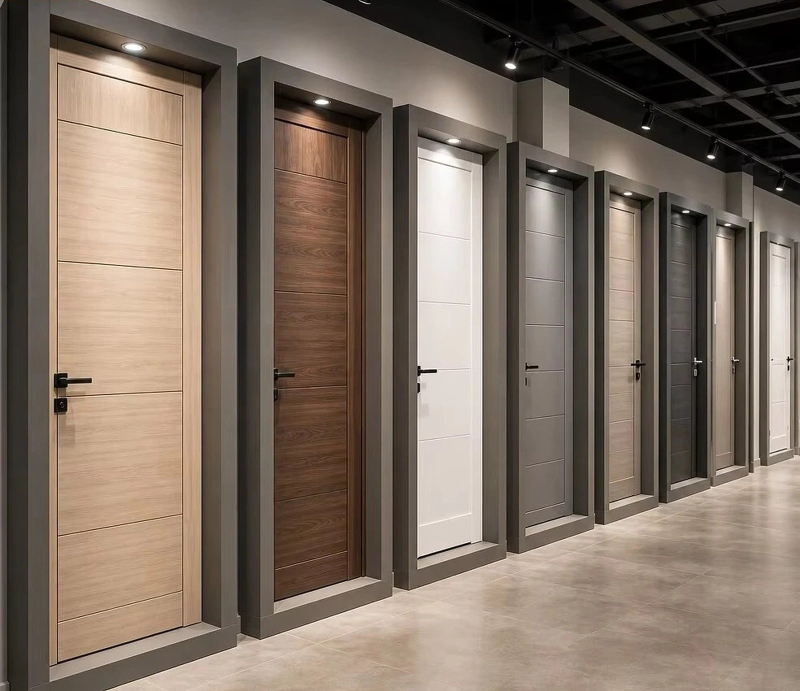
#> input picture media/door-pack-hero.jpg, 1600 x 1382 px, found by its file name (shown at 1/2 size)
$ python -i build_batch3.py   (imports and definitions only)
#> lines starting #> are read from the running program, lines starting #| are printed output that depends on the picture
#> in img, im is the input picture: PIL image 1600x1382 RGB; mean R, G, B 126.1, 111.3, 98.5
### tools/social-kit/kit.py
"""Avente Hub social kit v2 (business-card look) — rebuilt Oct 17 for batch 3 (p19-p33)."""
import os, subprocess
from PIL import Image, ImageDraw, ImageFont, ImageFilter

S = os.path.dirname(os.path.abspath(__file__))
REPO = '/home/claude/aventehub-site'
F = S + '/fonts/'
BG = (61, 52, 45)
GOLD = (196, 160, 72)          # frame line
CHAMP = (232, 205, 140)        # title gold
CREAM = (236, 228, 214)
SUBGOLD = (214, 186, 120)


def font(name, size):
    return ImageFont.truetype(F + name, size)


# [6 lines left out: function spaced, not called in this run]


def spaced_len(d, text, fnt, tracking):
    return sum(d.textlength(c, font=fnt) + tracking for c in text) - tracking


# ---------- clean template from the min-composite of the approved posts ----------
# [24 lines left out: function template, not called in this run]


_T = None


# [5 lines left out: function tmpl, not called in this run]


def cover_crop(img, w, h, focus=(0.5, 0.5)):
#> called with w = 840, h = 690, focus = (0.5, 0.5)
    iw, ih = img.size
    s = max(w / iw, h / ih)
    nw, nh = int(iw * s + 0.5), int(ih * s + 0.5)
    img = img.resize((nw, nh), Image.LANCZOS)
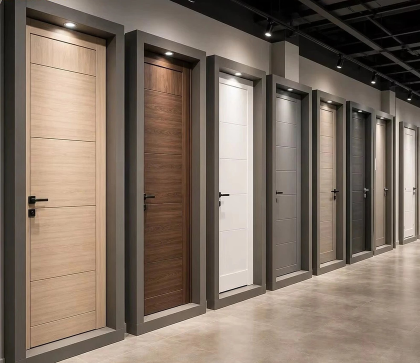
#> img: PIL image 840x726 RGB (shown at 1/2 size); mean R, G, B 126.1, 111.3, 98.5
    x = int((nw - w) * focus[0])
    y = int((nh - h) * focus[1])
    return img.crop((x, y, x + w, y + h))
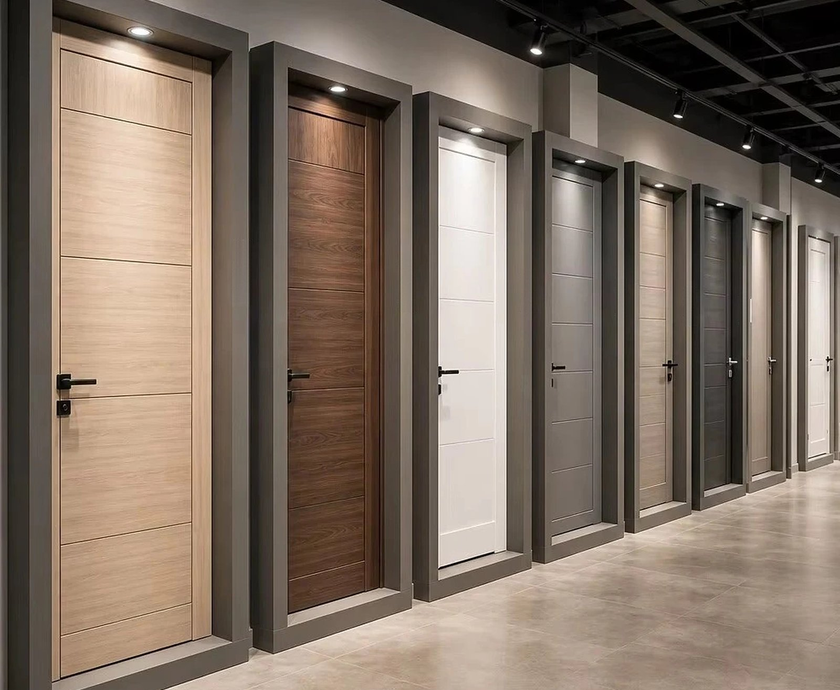
#> returned value: PIL image 840x690 RGB; mean R, G, B 126.9, 111.8, 98.9


# [44 lines left out: functions chip, slide, cover, not called in this run]


# ---------- reels ----------
def header_vertical(d, cat_line):
    logo = Image.open(REPO + '/assets/avh-mark.png').convert('RGBA')
    return logo


def reel_frame_base():
    c = Image.new('RGB', (1080, 1920), (30, 20, 12))
    return c


LOGO = None


# [43 lines left out: functions logo, reel_chrome, end_card, not called in this run]


# The one brand track "Midnight Glow Delight" (StockTune, decided Oct 7; Max Oct 18: never a supplier's audio).
# Read from our own A-34 Story video (52 s, the track from 0 s); the licensed file itself is not stored in this public repo.
BRAND_TRACK_SRC = 'aluminum-baseboards/m/Aventehub-Wood-Grain-Baseboard-AVH-A-34-Story.mp4'
MUSIC_OFFSET = 0.0  # seconds into the brand track


# [81 lines left out: functions music, photo_reel, video_reel, not called in this run]

### tools/social-kit/build_batch3.py
"""Batch 3: p19-p33 (Thu Oct 22 - Mon Oct 26), 9:00 carousel · 12:00 reel · 18:00 carousel."""
import json, os, sys
from PIL import Image, ImageFilter
sys.path.insert(0, os.path.dirname(os.path.abspath(__file__)))
import kit

R = kit.REPO
OUT = R + '/social/media/'

CTA_IG = ("💬 Comment SAMPLE and we bring the sample board to your office or site.\n"
          "Or WhatsApp +1 813-377-8225 · link in bio.\n📍 Vaughan · Toronto · GTA")
CTA_FB = "💬 Comment SAMPLE and we bring the sample board to you, or book a visit:\nhttps://www.aventehub.com/meet/?from=fb"

LP, DP = 'The lighting pack', 'The door pack'


def img(path, fit='cover', focus=(0.5, 0.5)):
    im = Image.open(R + '/' + path).convert('RGB')
    if fit == 'cover':
        return kit.cover_crop(im, 840, 690, focus)
    bg = kit.cover_crop(im, 840, 690).filter(ImageFilter.GaussianBlur(28))
    bg = Image.eval(bg, lambda v: int(v * 0.55))
    im.thumbnail((840, 690), Image.LANCZOS)
    bg.paste(im, ((840 - im.width) // 2, (690 - im.height) // 2))
    return bg


# (id, slot, kind, title, body_ig, hashtags, slides|reel spec)
POSTS = [
 dict(id='p19', planned='2026-10-22 09:00', kind='carousel', title='One grain, door to floor.',
      body="One grain, door to floor.\nOur Door pack pairs WPC interior doors with wood-grain aluminum baseboards, so the door and the floor line read as one design.",
      tags='#InteriorDoors #WPCDoors #AluminumBaseboard #TorontoBuilders #GTADevelopers #NewBuild #AventeHub',
      slides=[('media/door-pack-hero.jpg', 'cover', (0.5, 0.5), DP, 'The Door Pack', 'DOORS · BASEBOARDS', 'One grain, door to floor.'),
              ('door-pack/m/door-dark-walnut.jpg', 'contain', None, DP, 'WPC Interior Doors', 'DARK WALNUT', 'A warm, deep grain.'),
              ('door-pack/m/bb-nine-grains.jpg', 'contain', None, DP, 'Wood-Grain Baseboard', 'AVH-A-34', 'The same grains, along the floor.'),
              ('media/wood-grain-baseboard-card.jpg', 'cover', (0.5, 0.6), DP, 'Door + Baseboard', 'ONE MATCHED LINE', 'Planned together, installed together.')]),
 dict(id='p20', planned='2026-10-22 12:00', kind='reel', title='Corners, curves, clean ends.',
      body="Corners, curves, clean ends.\nAVH-A-16 aluminum baseboard: clip-on profile with inside corners, outside corners and end caps, so every wall finishes the same way.",
      tags='#AluminumBaseboard #Baseboards #ModernInteriors #TorontoBuilders #CustomHomesToronto #DesignDetails',
      reel=dict(type='video', src='aluminum-baseboards/m/Aventehub-Aluminum-Baseboard-AVH-A-16-Story.mp4', seg=(16.0, 46.0), speed=2.75,
                line='Corners, curves, clean ends.', cover=('aluminum-baseboards/m/a16-corner.jpg', 'Aluminum Baseboard', 'AVH-A-16', 'Corners, curves, clean ends.', 'Baseboards'))),
 dict(id='p21', planned='2026-10-22 18:00', kind='carousel', title='Light along the floor.',
      body="Light along the floor.\nLED baseboards turn a corridor, a stair or a kitchen toe-kick into a soft line of light. Room ideas for your next model suite.",
      tags='#LEDBaseboard #LightingDesign #ModelSuite #TorontoBuilders #LuxuryInteriors #GTAHomes #AventeHub',
      slides=[('led-baseboards/m/a7-corridor.jpg', 'cover', (0.5, 0.5), LP, 'LED Baseboard', 'CORRIDOR', 'Light along the floor.'),
              ('led-baseboards/m/a7-stair.jpg', 'cover', (0.5, 0.5), LP, 'LED Baseboard', 'STAIR', 'A line of light that guides the way.'),
              ('led-baseboards/m/a7-kitchen.jpg', 'cover', (0.5, 0.5), LP, 'LED Baseboard', 'KITCHEN', 'A glow under the cabinets.'),
              ('led-baseboards/m/a36-both.jpg', 'contain', None, LP, 'LED Baseboard', 'AVH-A-36', 'Two heights, one family.')]),
 dict(id='p22', planned='2026-10-23 09:00', kind='carousel', title='Ceiling, wall or floor?',
      body="Ceiling, wall or floor? 💡\nIf you could light only one line in your next model suite, where would it go?\n1 Ceiling · 2 Wall · 3 Floor\nComment a number. We read every answer.",
      tags='#LightingDesign #ModelSuite #LEDCrownMoulding #LEDBaseboard #TorontoBuilders #GTADevelopers #InteriorArchitecture',
      slides=[('led-strips/m/crown-cove.jpg', 'cover', (0.5, 0.5), LP, '1 · Ceiling', 'LED CROWN · COVE', 'Light that traces the room.'),
              ('led-neon-flex/m/nf-interior-corridor.jpg', 'cover', (0.5, 0.5), LP, '2 · Wall', 'LED NEON FLEX', 'Lines that draw the space.'),
              ('led-strips/m/floor-line.jpg', 'cover', (0.5, 0.5), LP, '3 · Floor', 'LED BASEBOARD', 'A glow along the floor.')]),
 dict(id='p23', planned='2026-10-23 12:00', kind='reel', title='One track. Every room.',
      body="One track. Every room.\nMagnetic track lighting runs flush in the ceiling: spots, lines and pendants click on where each room needs them. Room ideas for your next project.",
      tags='#MagneticTrackLighting #TrackLighting #LightingDesign #TorontoBuilders #ModernInteriors #LuxuryHomes',
      reel=dict(type='photos', pack=LP, cat='Magnetic track lighting', line='One track. Every room.',
                photos=[('magnetic-track-lighting/m/mt-rec-lobby-stair.jpg', (0.45, 0.5)), ('magnetic-track-lighting/m/mt-rec-bedroom-taupe.jpg', (0.5, 0.5)),
                        ('magnetic-track-lighting/m/mt-rec-dining-office.jpg', (0.5, 0.5)), ('magnetic-track-lighting/m/mt-rec-living-wine-a.jpg', (0.3, 0.5))],
                cover=('magnetic-track-lighting/m/mt-rec-lobby-stair.jpg', 'Magnetic Track Lighting', 'ONE TRACK · EVERY ROOM', 'Spots, lines and pendants on one rail.', LP))),
 dict(id='p24', planned='2026-10-23 18:00', kind='carousel', title='Four modern lines.',
      body="Four modern lines.\nWPC interior doors in clean, modern designs: walnut, oak, grey and white tones, with slim metal inlays. Part of our Door pack.",
      tags='#InteriorDoors #WPCDoors #ModernDoors #TorontoBuilders #NewHomes #DesignBuild #AventeHub',
      slides=[('wpc-interior-doors/m/zl03-showroom.jpg', 'cover', (0.5, 0.5), DP, 'WPC Interior Doors', 'THE RANGE', 'Four modern lines.'),
              ('wpc-interior-doors/m/zl01-four.jpg', 'cover', (0.5, 0.5), DP, 'WPC Interior Doors', 'METAL INLAY', 'A slim line of metal on the grain.'),
              ('wpc-interior-doors/m/zl02-range.jpg', 'cover', (0.5, 0.5), DP, 'WPC Interior Doors', 'FLAT PANEL', 'Quiet, flat and modern.'),
              ('wpc-interior-doors/m/zl03-close.jpg', 'cover', (0.5, 0.5), DP, 'WPC Interior Doors', 'IN THE GRAIN', 'See the finish up close.')]),
 dict(id='p25', planned='2026-10-24 09:00', kind='carousel', title='Pick a door.',
      body="Pick a door. 🚪\nFor your next project: dark walnut (1), modern grey (2) or modern white (3)?\nComment 1, 2 or 3. We read every answer.",
      tags='#InteriorDoors #WPCDoors #CustomHomesToronto #TorontoBuilders #NewBuild #InteriorDesignToronto #AventeHub',
      slides=[('door-pack/m/door-dark-walnut.jpg', 'contain', None, DP, '1 · Dark Walnut', 'WPC INTERIOR DOOR', 'Warm and deep.'),
              ('door-pack/m/door-modern-grey.jpg', 'contain', None, DP, '2 · Modern Grey', 'WPC INTERIOR DOOR', 'Calm and current.'),
              ('door-pack/m/door-modern-white.jpg', 'contain', None, DP, '3 · Modern White', 'WPC INTERIOR DOOR', 'Light and clean.')]),
 dict(id='p26', planned='2026-10-24 12:00', kind='reel', title='Doors, ready for the suite.',
      body="Doors, ready for the suite.\nWPC interior doors in matching grains, side by side, the way a buyer walks a model home.",
      tags='#InteriorDoors #WPCDoors #ModelHome #TorontoBuilders #GTADevelopers #ModernHomes',
      reel=dict(type='photos', pack=DP, cat='WPC interior doors', line='Doors, ready for the suite.',
                photos=[('wpc-interior-doors/m/zl03-showroom.jpg', (0.5, 0.5)), ('wpc-interior-doors/m/zl03-room.jpg', (0.5, 0.5)),
                        ('wpc-interior-doors/m/zl02-taupe.jpg', (0.5, 0.5)), ('media/door-pack-hero.jpg', (0.5, 0.5))],
                cover=('wpc-interior-doors/m/zl03-room.jpg', 'WPC Interior Doors', 'THE DOOR PACK', 'Doors, ready for the suite.', DP))),
 dict(id='p27', planned='2026-10-24 18:00', kind='carousel', title='Light the stair.',
      body="Light the stair.\nThe stair is the first thing buyers see in a model home. Three ways to light it: along the floor, along the wall, from the ceiling. Room ideas.",
      tags='#StairDesign #LEDBaseboard #LEDNeon #TrackLighting #ModelHome #TorontoBuilders #LuxuryHomes',
      slides=[('led-baseboards/m/a7-stair.jpg', 'cover', (0.5, 0.5), LP, 'Light the Stair', 'LED BASEBOARD', 'Along the floor.'),
              ('led-neon-flex/m/nf-interior-stair-loop.jpg', 'cover', (0.5, 0.5), LP, 'Light the Stair', 'LED NEON FLEX', 'Along the wall.'),
              ('magnetic-track-lighting/m/mt-rec-lobby-stair.jpg', 'cover', (0.6, 0.5), LP, 'Light the Stair', 'MAGNETIC TRACK', 'From the ceiling.')]),
 dict(id='p28', planned='2026-10-25 09:00', kind='carousel', title='Built as a system.',
      body="Built as a system.\nEvery light line starts as an aluminum profile with the LED strip and diffuser built in. Clean sections, clean installs, the same look in every unit.",
      tags='#AluminumProfile #LEDProfile #LEDCrownMoulding #LEDBaseboard #TorontoBuilders #ConstructionDetails #AventeHub',
      slides=[('led-baseboards/m/a32-section.jpg', 'cover', (0.5, 0.45), LP, 'Built as a System', 'LED BASEBOARD · SECTION', 'Profile, strip and diffuser in one.'),
              ('led-crown-moulding/m/hg23-studio.jpg', 'cover', (0.5, 0.5), LP, 'Built as a System', 'LED CROWN · AVH-HG23', 'A clean section, ready for light.'),
              ('led-baseboards/m/a7-strip.jpg', 'cover', (0.5, 0.5), LP, 'Built as a System', 'LED BASEBOARD · AVH-A-7', 'The strip sits inside the profile.'),
              ('led-crown-moulding/m/hg22-parts.jpg', 'cover', (0.5, 0.5), LP, 'Built as a System', 'LED CROWN · AVH-HG22', 'Every part, every corner.')]),
 dict(id='p29', planned='2026-10-25 12:00', kind='reel', title='Every room gets a crown.',
      body="Every room gets a crown.\nAVH-6060 LED crown moulding in a hallway, a living room, a kitchen and an entry. One profile, one line of light through the home.",
      tags='#LEDCrownMoulding #CrownMoulding #LightingDesign #TorontoBuilders #LuxuryInteriors #NewHomes',
      reel=dict(type='photos', pack=LP, cat='LED crown moulding · AVH-6060', line='Every room gets a crown.',
                photos=[('led-crown-moulding/m/6060-room1.jpg', (0.5, 0.5)), ('led-crown-moulding/m/6060-room2.jpg', (0.5, 0.5)),
                        ('led-crown-moulding/m/6060-room3.jpg', (0.5, 0.5)), ('led-crown-moulding/m/6060-room4.jpg', (0.5, 0.5))],
                cover=('led-crown-moulding/m/6060-room2.jpg', 'LED Crown Moulding', 'AVH-6060', 'Every room gets a crown.', LP))),
 dict(id='p30', planned='2026-10-25 18:00', kind='carousel', title='Light the kitchen line.',
      body="Light the kitchen line.\nA glow at the toe-kick, spots over the island, a soft line over the table. Lighting pack ideas for the room buyers judge first.",
      tags='#KitchenLighting #LEDBaseboard #TrackLighting #KitchenDesign #TorontoBuilders #ModelSuite #LuxuryHomes',
      slides=[('led-baseboards/m/a7-kitchen.jpg', 'cover', (0.5, 0.5), LP, 'Kitchen Lighting', 'LED BASEBOARD', 'A glow at the toe-kick.'),
              ('magnetic-track-lighting/m/mt-rec-kitchen-living.jpg', 'cover', (0.5, 0.5), LP, 'Kitchen Lighting', 'MAGNETIC TRACK', 'Spots where the work happens.'),
              ('magnetic-track-lighting/m/mt-rec-dining-office.jpg', 'cover', (0.5, 0.5), LP, 'Kitchen + Dining', 'MAGNETIC TRACK', 'A soft line over the table.')]),
 dict(id='p31', planned='2026-10-26 09:00', kind='carousel', title='Two packs. One order.',
      body="Two packs. One order.\nFor developers and builders: the Door pack and the Lighting pack, planned per home and delivered as one order, straight from the factory.",
      tags='#Developers #HomeBuilders #TorontoBuilders #GTADevelopers #NewBuild #LuxuryHomes #AventeHub',
      slides=[('media/pack-door.jpg', 'cover', (0.5, 0.5), DP, 'The Door Pack', 'DOORS · BASEBOARDS', 'Matched grains for every room.'),
              ('led-strips/m/living-cove.jpg', 'cover', (0.5, 0.5), LP, 'The Lighting Pack', 'CROWN · BASEBOARD · TRACK · NEON', 'Light built into the architecture.'),
              ('media/door-pack-hero.jpg', 'cover', (0.5, 0.5), 'Avente Hub', 'Two Packs. One Order.', 'PLANNED PER HOME', 'Straight from the factory to your site.')]),
 dict(id='p32', planned='2026-10-26 12:00', kind='reel', title='Watch it go on.',
      body="Watch it go on.\nAVH-A-5 aluminum baseboard: clips on the wall, corners close clean, one modern line around the room.",
      tags='#AluminumBaseboard #Baseboards #ModernDesign #TorontoBuilders #Installation #NewBuild',
      reel=dict(type='video', src='aluminum-baseboards/m/Aventehub-Aluminum-Baseboard-AVH-A-5-Story.mp4', seg=(0.0, 37.0), speed=3.4,
                line='Watch it go on.', cover=('aluminum-baseboards/m/a5-corner.jpg', 'Aluminum Baseboard', 'AVH-A-5', 'Watch it go on.', 'Baseboards'))),
 dict(id='p33', planned='2026-10-26 18:00', kind='carousel', title='Which room sells the suite?',
      body="Which room sells the suite? 🏡\nBuilders and developers: where does light make buyers stop?\n1 Lobby · 2 Corridor · 3 Kitchen · 4 Bedroom\nComment a number. We'll share what we hear across the GTA.",
      tags='#ModelSuite #SalesCentre #TorontoBuilders #GTADevelopers #LightingDesign #NewHomeSales #LuxuryHomes',
      slides=[('magnetic-track-lighting/m/mt-rec-lobby-stair.jpg', 'cover', (0.5, 0.5), LP, '1 · Lobby', 'ROOM IDEA', 'The first impression.'),
              ('led-neon-flex/m/nf-interior-corridor.jpg', 'cover', (0.5, 0.5), LP, '2 · Corridor', 'ROOM IDEA', 'The walk through.'),
              ('magnetic-track-lighting/m/mt-rec-kitchen-living.jpg', 'cover', (0.5, 0.5), LP, '3 · Kitchen', 'ROOM IDEA', 'Where buyers picture life.'),
              ('magnetic-track-lighting/m/mt-rec-bedroom-taupe.jpg', 'cover', (0.5, 0.5), LP, '4 · Bedroom', 'ROOM IDEA', 'The calm at the end of the day.')]),
]


def caption_fb(p):
    first = p['body'].split('\n')
    return ' '.join(first).replace('  ', ' ') + '\n' + CTA_FB


# [32 lines left out: function build, not called in this run]


# [5 lines not run here, left out]

>>> result = img('../../media/door-pack-hero.jpg')

$ run again, on media/6060.jpg
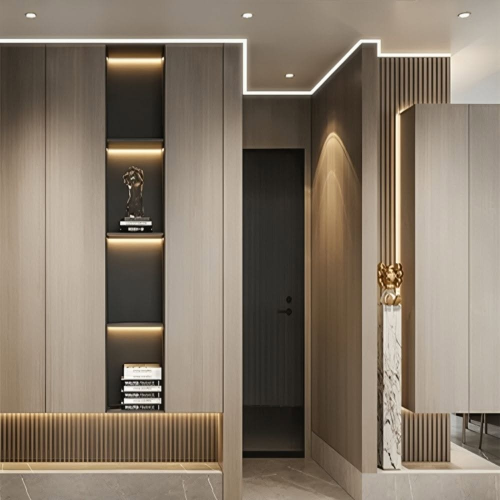
#> input picture media/6060.jpg, 1000 x 1000 px, found by its file name (shown at 1/2 size)
#> in img, im is the input picture: PIL image 1000x1000 RGB; mean R, G, B 133.6, 120.7, 105.3
#> in cover_crop, `img = img.resize((nw, nh), Image.LANCZOS)`:
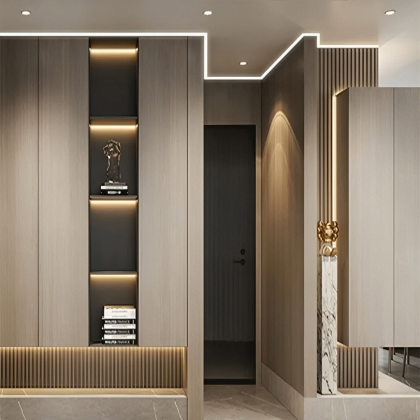
#> img: PIL image 840x840 RGB (shown at 1/2 size); mean R, G, B 133.6, 120.7, 105.3
#> in cover_crop, `return img.crop((x, y, x + w, y + h))`:
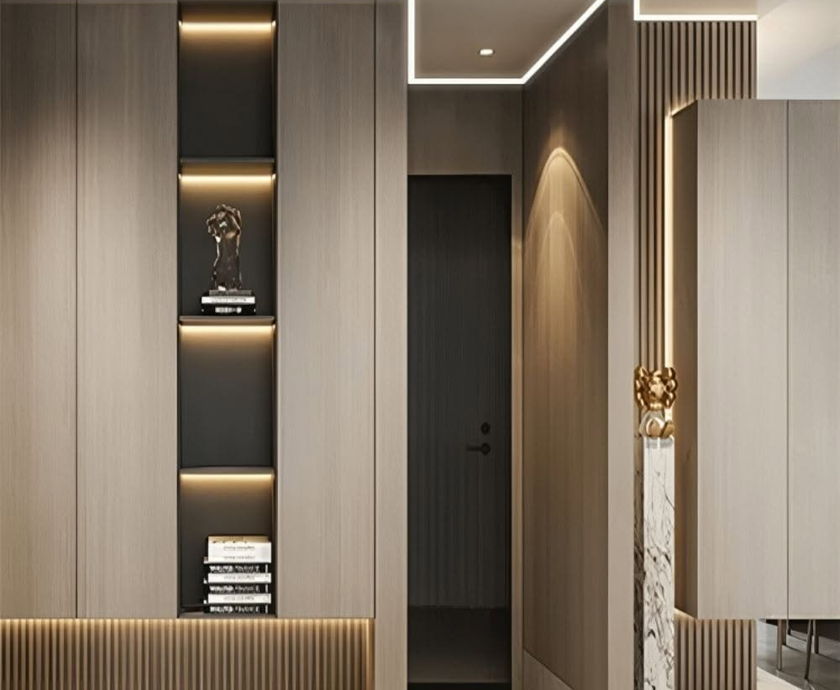
#> returned value: PIL image 840x690 RGB; mean R, G, B 129.8, 116.8, 101.5

$ run again, on media/film.jpg
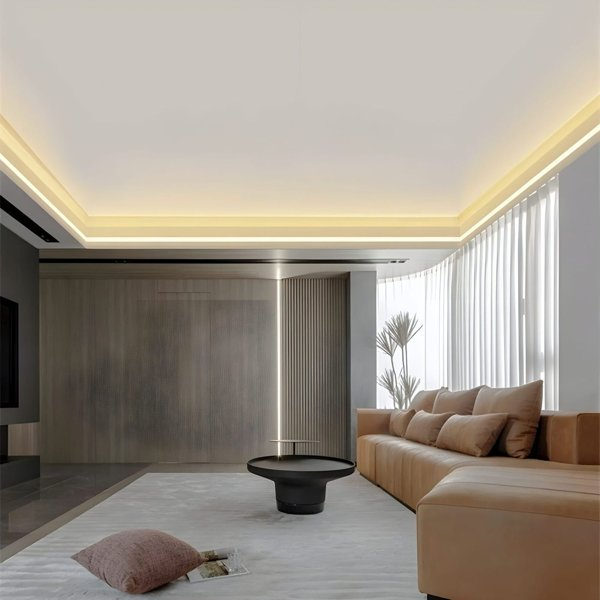
#> input picture media/film.jpg, 600 x 600 px, found by its file name
#> in img, im is the input picture: PIL image 600x600 RGB; mean R, G, B 157.7, 149.5, 139.1
#> in cover_crop, `return img.crop((x, y, x + w, y + h))`:
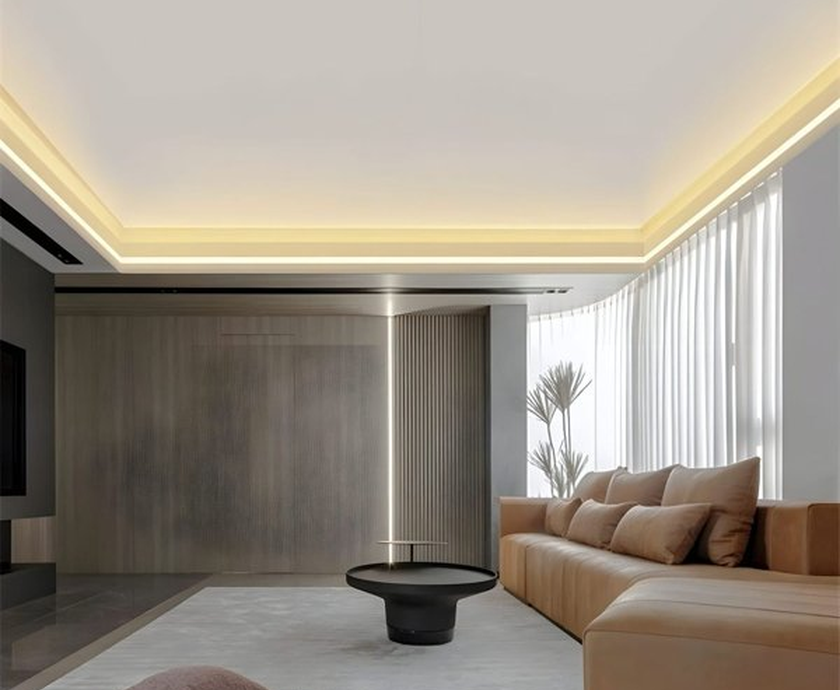
#> returned value: PIL image 840x690 RGB; mean R, G, B 155.7, 147.7, 136.5
